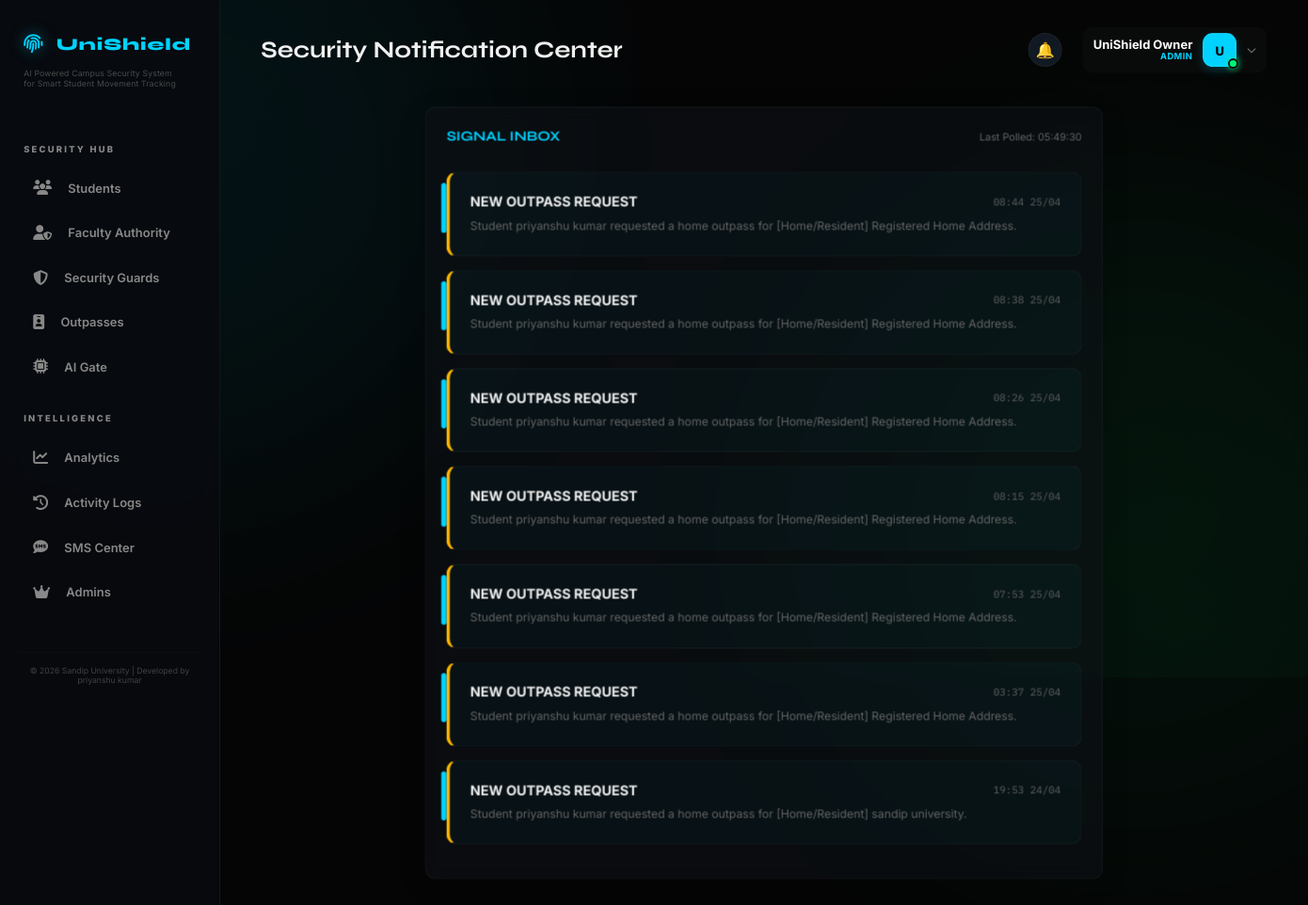
The app's page /admin/notifications (signed in), older data.
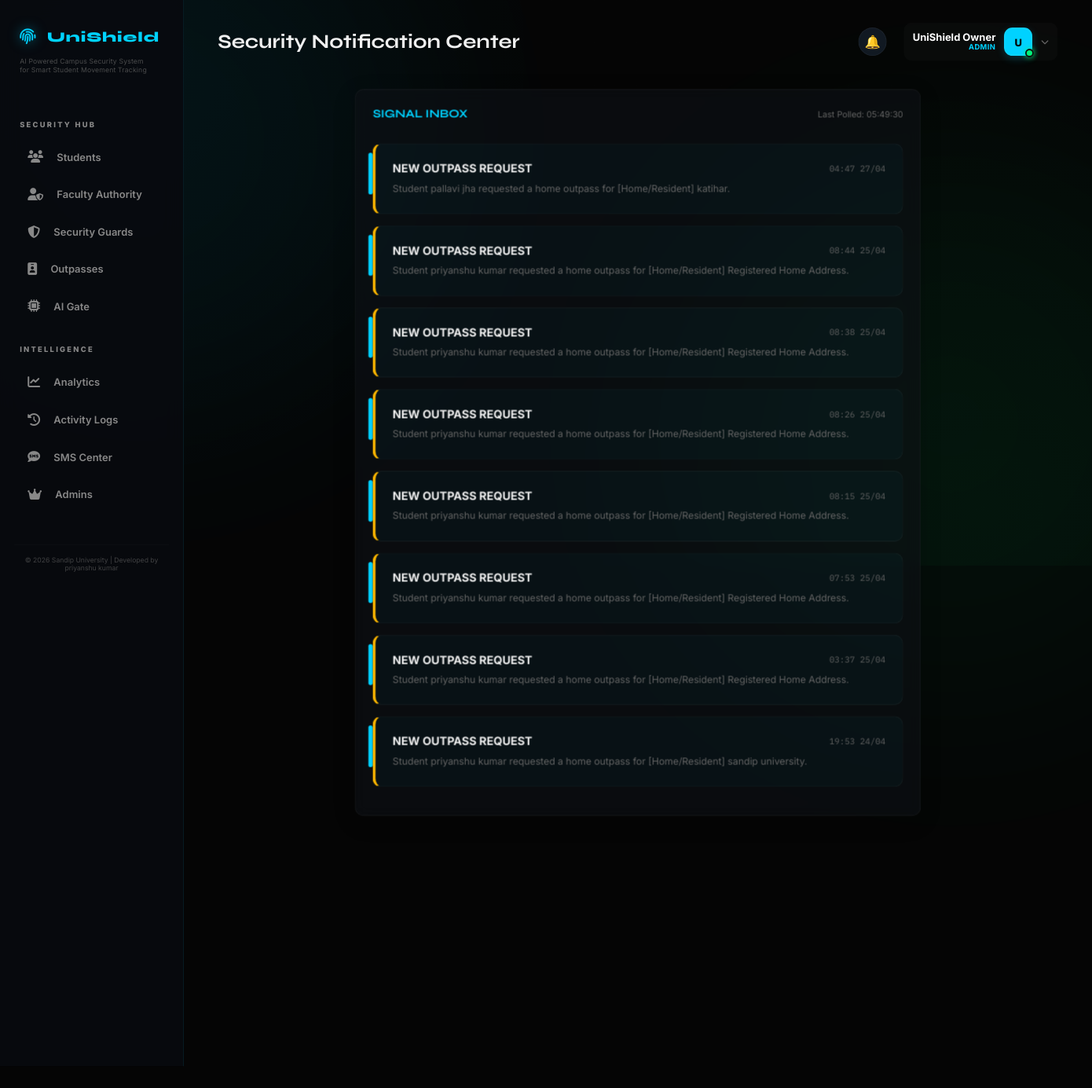
The same page, newer data.
### models/log.py (models this page shows)
class Notification(db.Model):
    __tablename__ = 'notifications'
    id = db.Column(db.Integer, primary_key=True)
    user_id = db.Column(db.Integer, db.ForeignKey('users.id'), nullable=False)
    title = db.Column(db.String(200), nullable=False)
    message = db.Column(db.Text, nullable=False)
    type = db.Column(db.String(50))  # request|approval|alert|system
    is_read = db.Column(db.Boolean, default=False)
    created_at = db.Column(db.DateTime, default=datetime.utcnow)

### routes/admin.py (the view)
@admin_bp.route('/notifications')
@login_required
@admin_required
def notifications():
    notifs = Notification.query.filter_by(user_id=current_user.id).order_by(Notification.created_at.desc()).all()
    for n in notifs:
        n.is_read = True
    db.session.commit()
    return render_template('admin/notifications.html', notifications=notifs)

### routes/admin.py (called while the page is built)
def admin_required(f):
    @wraps(f)
    def decorated_function(*args, **kwargs):
        if not current_user.is_authenticated or current_user.role != 'admin':
            flash('Admin access required', 'danger')
            return redirect(url_for('auth.login'))
        return f(*args, **kwargs)
    return decorated_function

### templates/admin/notifications.html
{% extends "base.html" %}
{% block page_title %}Security Notification Center{% endblock %}
{% block content %}
<div class="card" style="max-width: 800px; margin: 0 auto;">
    <div style="display: flex; justify-content: space-between; align-items: center; margin-bottom: 2rem;">
        <h3 style="color: var(--accent);">SIGNAL INBOX</h3>
        <p style="font-size: 0.75rem; color: var(--text-muted);">Last Polled: {{ now.strftime('%H:%M:%S') }}</p>
    </div>
    {% for n in notifications %}
    <div style="padding: 1.5rem; border: 1px solid var(--border); border-radius: 12px; margin-bottom: 1rem; position: relative; background: {{ 'rgba(0,200,255,0.03)' if not n.is_read else 'transparent' }}; border-left: 4px solid {{ 'var(--accent)' if n.type == 'approval' else 'var(--warning)' if n.type == 'request' else 'var(--danger)' if n.type == 'alert' else 'var(--border)' }};">
        <div style="display: flex; justify-content: space-between; align-items: center; margin-bottom: 0.5rem;">
            <p style="font-weight: 700; font-size: 1rem; color: var(--text-main);">{{ n.title | upper }}</p>
            <p class="mono" style="font-size: 0.75rem; color: var(--text-muted);">{{ n.created_at.strftime('%H:%M %d/%m') }}</p>
        </div>
        <p style="font-size: 0.85rem; color: var(--text-muted); line-height: 1.6;">{{ n.message }}</p>
        {% if not n.is_read %}
        <span style="position: absolute; top: 0.75rem; left: -10px; width: 6px; height: 60%; background: var(--accent); border-radius: 3px;"></span>
        {% endif %}
    </div>
    {% else %}
    <div style="text-align: center; padding: 5rem 0; color: var(--text-muted); font-size: 0.85rem;">
        <i class="fas fa-satellite" style="font-size: 3rem; margin-bottom: 2rem; opacity: 0.1;"></i>
        <p>NO SIGNALS RECEIVED</p>
    </div>
    {% endfor %}
</div>
{% endblock %}

Row changes from the older to the newer data that the page shows:
added Notification: title "NEW OUTPASS REQUEST", created_at "04:47 27/04", message "Student pallavi jha requested a home outpass for [Home/Resident] katihar.", is_read False (drawn)
